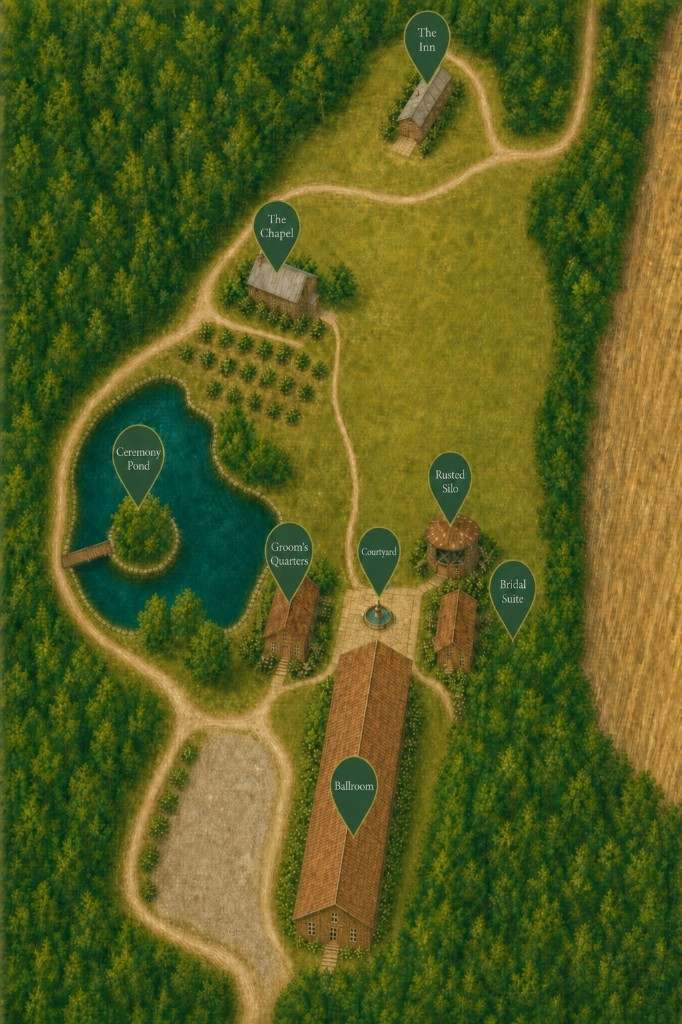
#> input picture public/maps/hidden-acres-grounds-illustrated-v-map-resume-s-base.png, 682 x 1024 px
$ python apply_resume_s_surgical.py   (older library calls are emulated)
#> lines starting #> are read from the running program, lines starting #| are printed output that depends on the picture; after the words box and inside, x2 and y2 are one past the last pixel; in counts of white or black regions, pixels touching at a corner belong together
"""Surgical resume-s edits on locked s-base (682x1024).

ONLY:
1) Widen ballroom N–S stem a little (X-scale stem body only)
2) Capital-T wings at extreme north tip (clone roof tiles)
3) Translate Groom's Quarters slightly north; fill vacated south with lawn

Rest of map stays pixel-identical to s-base.
"""
from __future__ import annotations

from pathlib import Path

import cv2
import numpy as np
from PIL import Image

ROOT = Path(__file__).resolve().parents[1]
MAPS = ROOT / "public" / "maps"
BASE = MAPS / "hidden-acres-grounds-illustrated-v-map-resume-s-base.png"
LIVE = MAPS / "hidden-acres-grounds-illustrated.png"
OUT = MAPS / "hidden-acres-grounds-illustrated-v-map-resume-s.png"
QA = MAPS / "_qa-crops-resume-s"

STEM_CX = 368
# Stem body BELOW the T crossbar
STEM_BOX = (310, 692, 430, 760)  # x0,y0,x1,y1 — widen zone
STEM_SCALE_X = 1.16  # a little wider

# Capital-T crossbar at extreme north tip only (short) — sit on tip, minimal courtyard spill
WING_Y0, WING_Y1 = 642, 672
WING_LEN_W = 24  # small west wing — narrow gap beside groom
WING_LEN_E = 40  # east has more clearance
WING_OVERLAP = 6  # overlap onto stem for seam

# Groom translate
GROOM_BOX = (215, 520, 335, 685)
GROOM_SHIFT = 32
LAWN_SAMPLE = (255, 695, 325, 745)  # grass south of groom — NOT pond

rng = np.random.default_rng(61)


def is_roof(rgb: np.ndarray) -> np.ndarray:
    r, g, b = (rgb[..., i].astype(np.int16) for i in range(3))
    return (r > 95) & (r < 195) & (r > g + 12) & (r > b + 20) & (g < 150) & (b < 125)


def is_pin(rgb: np.ndarray) -> np.ndarray:
    r, g, b = (rgb[..., i].astype(np.int16) for i in range(3))
    return (g > 50) & (g < 145) & (r < 80) & (b < 80) & (g > r + 18) & (g > b + 12)


def soft_rect(h: int, w: int, feather: float = 4.0) -> np.ndarray:
    m = np.ones((h, w), np.float32)
    f = max(1, int(feather))
    for i in range(f):
        t = (i + 1) / (f + 1)
        m[i, :] *= t
        m[h - 1 - i, :] *= t
        m[:, i] *= t
        m[:, w - 1 - i] *= t
    return cv2.GaussianBlur(m, (0, 0), feather * 0.35)


# [9 lines left out: function tile_patch, not called in this run]


def fill_with_lawn(dst: np.ndarray, mask: np.ndarray, lawn: np.ndarray, base: np.ndarray) -> None:
    """Fill mask using nearby base lawn pixels (prefer local neighbors), light feather."""
    H, W = dst.shape[:2]
    ys, xs = np.where(mask > 0.25)
    if len(ys) == 0:
        return
    br, bg, bb = (base[..., i].astype(np.int16) for i in range(3))
    grass = (bg > br + 6) & (bg > bb + 4) & (bg > 55) & (bg < 200)
    # exclude building-ish from donor
    warm = (br > 95) & (br < 200) & (br > bg + 10) & (br > bb + 18)
    donor = grass & ~warm & (mask < 0.15)

    fill = dst.copy().astype(np.float32)
    lh, lw = lawn.shape[:2]
    for y, x in zip(ys, xs):
        found = False
        for rad in (6, 12, 20, 32):
            y0, y1 = max(0, y - rad), min(H, y + rad + 1)
            x0, x1 = max(0, x - rad), min(W, x + rad + 1)
            local = donor[y0:y1, x0:x1]
            if not local.any():
                continue
            ly, lx = np.where(local)
            # prefer south/east donors (lawn below vacated south strip)
            scores = (ly + y0 - y) * 1.5 + np.abs(lx + x0 - x)
            # prefer positive dy (south)
            prefer = np.where(ly + y0 >= y, scores - 8, scores)
            k = int(np.argmin(prefer))
            fill[y, x] = base[ly[k] + y0, lx[k] + x0].astype(np.float32)
            found = True
            break
        if not found:
            ty = int((y * 3 + 17) % max(lh - 1, 1))
            tx = int((x * 5 + 29) % max(lw - 1, 1))
            fill[y, x] = lawn[ty, tx].astype(np.float32)

    a = cv2.GaussianBlur(mask.astype(np.float32), (0, 0), 1.35)
    a = np.clip(a, 0, 1)
    # lightly texture-blend fill
    fill_u8 = np.clip(fill, 0, 255).astype(np.uint8)
    fill_u8 = cv2.GaussianBlur(fill_u8, (0, 0), 0.55)
    dst[:] = np.clip(
        dst.astype(np.float32) * (1 - a[..., None]) + fill_u8.astype(np.float32) * a[..., None],
        0,
        255,
    ).astype(np.uint8)


def groom_alpha(crop: np.ndarray) -> np.ndarray:
    r, g, b = (crop[..., i].astype(np.int16) for i in range(3))
    lum = (r.astype(np.int32) + g + b) / 3.0
    roof = is_roof(crop)
    wall = (r > 115) & (g > 100) & (b > 75) & (lum > 110) & (r < 215) & ~((g > r + 8) & (g > b + 5))
    steps = (lum > 115) & (lum < 205) & (np.abs(r - g) < 30) & (np.abs(g - b) < 35) & (r > 100)
    bush = (g > r + 5) & (g > b + 3) & (g > 55) & (g < 175) & (r < 150)
    pin = is_pin(crop)
    hard = (roof | wall | steps | pin).astype(np.uint8)
    # keep bushes that touch the building
    near = cv2.dilate(hard, np.ones((9, 9), np.uint8), iterations=1)
    plant = (bush & (near > 0)).astype(np.uint8)
    a = np.maximum(hard, plant)
    a = cv2.dilate(a, np.ones((3, 3), np.uint8), iterations=1)
    # tighten: drop far-left pond pixels
    a[:, :8] = 0
    alpha = cv2.GaussianBlur(a.astype(np.float32), (0, 0), 1.0)
    alpha = np.where(hard > 0, np.maximum(alpha, 0.95), alpha)
    return np.clip(alpha, 0, 1)


def move_groom_north(work: np.ndarray, lawn: np.ndarray, base: np.ndarray) -> tuple[np.ndarray, np.ndarray]:
    x0, y0, x1, y1 = GROOM_BOX
    shift = GROOM_SHIFT
    H, W = work.shape[:2]
    wrote = np.zeros((H, W), dtype=bool)
    ny0 = y0 - shift
    if ny0 < 0:
        return work, wrote

    crop = work[y0:y1, x0:x1].copy()
    alpha = groom_alpha(crop)
    hh, ww = crop.shape[:2]

    out = work.copy()

    # Only fill vacated pixels (old footprint not covered by new paste)
    old = np.zeros((H, W), np.float32)
    old[y0:y1, x0:x1] = alpha
    new_cover = np.zeros((H, W), np.float32)
    new_cover[ny0 : ny0 + hh, x0:x1] = alpha
    vacated = np.clip(old - new_cover, 0, 1)
    vacated[:, 336:] = 0
    vacated[:, :205] = 0
    fill_with_lawn(out, vacated, lawn, base)

    # Paste identical building pixels north (hard where alpha high)
    dest = out[ny0 : ny0 + hh, x0:x1].astype(np.float32)
    out[ny0 : ny0 + hh, x0:x1] = np.clip(
        dest * (1 - alpha[..., None]) + crop.astype(np.float32) * alpha[..., None], 0, 255
    ).astype(np.uint8)

    zone = np.zeros((H, W), dtype=bool)
    zone[ny0 - 2 : y1 + 2, x0 - 2 : x1 + 2] = True
    zone[:, 340:] = False
    diff = np.any(np.abs(out.astype(np.int16) - work.astype(np.int16)) > 1, axis=-1) & zone
    wrote |= diff
    result = work.copy()
    result[wrote] = out[wrote]
    return result, wrote


def stem_edges_at(rgb: np.ndarray, y: int) -> tuple[int, int] | None:
    roof = is_roof(rgb)
    xs = np.where(roof[y, 300:450])[0] + 300
    if len(xs) < 10:
        return None
    segs, s, prev = [], int(xs[0]), int(xs[0])
    for x in xs[1:]:
        x = int(x)
        if x - prev <= 3:
            prev = x
        else:
            segs.append((s, prev))
            s = prev = x
    segs.append((s, prev))
    core = [t for t in segs if t[0] <= STEM_CX <= t[1]]
    pick = max(core or segs, key=lambda t: t[1] - t[0])
    if pick[1] - pick[0] < 40:
        return None
    return pick[0], pick[1]


def widen_stem(work: np.ndarray) -> tuple[np.ndarray, np.ndarray]:
    """X-scale the stem body only (below T), soft-composite building pixels."""
    x0, y0, x1, y1 = STEM_BOX
    crop = work[y0:y1, x0:x1].copy()
    h, w = crop.shape[:2]
    bld = is_roof(crop) | (groom_alpha(crop) > 0.5)  # reuse buildingish via alpha-ish
    # better building mask for stem
    r, g, b = (crop[..., i].astype(np.int16) for i in range(3))
    green = (g > r + 12) & (g > b + 8) & (g > 55)
    warm = (r > 90) & (r < 210) & (r > g + 8) & (r > b + 15) & (g < 170)
    lum = (r.astype(np.int32) + g + b) / 3.0
    wall = (lum > 130) & (r > 130) & (g > 120) & (b > 90) & ~((g > r + 5) & (g > b + 5))
    bld = ((is_roof(crop) | warm | wall) & ~green).astype(np.float32)
    bld = cv2.dilate(bld, np.ones((5, 5), np.uint8), iterations=1)
    bld = cv2.GaussianBlur(bld, (0, 0), 1.5)

    # geo: central hall band with soft sides + end fade at north (toward T) and south
    geo = np.zeros((h, w), np.float32)
    # hall core relative
    hx0, hx1 = 18, w - 18
    geo[:, hx0:hx1] = 1.0
    geo = cv2.GaussianBlur(geo, (0, 0), 5.0)
    # fade top 12 rows so T zone stays clean
    for i in range(12):
        geo[i, :] *= (i / 12.0) ** 1.5
    for i in range(10):
        geo[h - 1 - i, :] *= (i / 10.0) ** 1.2
    alpha = np.clip(geo * np.maximum(bld, 0.75), 0, 1)

    new_w = int(round(w * STEM_SCALE_X))
    scaled = cv2.resize(crop, (new_w, h), interpolation=cv2.INTER_LANCZOS4)
    alpha_s = cv2.resize(alpha, (new_w, h), interpolation=cv2.INTER_LINEAR)
    alpha_s = np.clip(alpha_s, 0, 1)

    paste_x0 = int(round(STEM_CX - new_w / 2))
    H, W = work.shape[:2]
    out = work.copy()
    wrote = np.zeros((H, W), dtype=bool)

    # protect groom / bridal — keep west of stem free for wings/widen edge only
    protect = np.zeros((H, W), dtype=bool)
    protect[480:660, 200:300] = True  # groom core only (not wing corridor)
    protect[540:700, 455:560] = True

    for yy in range(h):
        for xx in range(new_w):
            a = float(alpha_s[yy, xx])
            if a < 0.05:
                continue
            dx = paste_x0 + xx
            dy = y0 + yy
            if dx < 0 or dx >= W or dy < 0 or dy >= H:
                continue
            if protect[dy, dx]:
                continue
            out[dy, dx] = np.clip(
                (1 - a) * out[dy, dx].astype(np.float32) + a * scaled[yy, xx].astype(np.float32),
                0,
                255,
            ).astype(np.uint8)
            wrote[dy, dx] = True

    result = work.copy()
    result[wrote] = out[wrote]
    return result, wrote


def add_t_wings(work: np.ndarray) -> tuple[np.ndarray, np.ndarray]:
    """Paint short E/W roof wings at north tip — capital T crossbar."""
    H, W = work.shape[:2]
    out = work.copy()
    wrote = np.zeros((H, W), dtype=bool)

    # Roof tile source from mid-stem (clean shingles) — resize, don't tile-stamp
    src = work[708:748, 345:395].copy()
    if is_roof(src).mean() < 0.3:
        src = work[712:752, 348:398].copy()

    # Stem edges just below tip
    edges = stem_edges_at(out, 700) or stem_edges_at(out, 710)
    if edges is None:
        stem_l, stem_r = 320, 416
    else:
        stem_l, stem_r = edges

    wing_h = WING_Y1 - WING_Y0
    specs = [
        # west wing — small
        (stem_l - WING_LEN_W, WING_Y0, stem_l + WING_OVERLAP, WING_Y1, True),
        # east wing
        (stem_r - WING_OVERLAP, WING_Y0, stem_r + WING_LEN_E, WING_Y1, False),
    ]

    # Do NOT protect the west-wing corridor; groom already moved north
    protect = np.zeros((H, W), dtype=bool)
    protect[480:630, 200:310] = True  # remaining groom body north of tip
    protect[540:700, 460:560] = True  # bridal
    protect[555:615, 385:435] = True  # fountain

    for wx0, wy0, wx1, wy1, mirror in specs:
        wx0, wx1 = max(0, wx0), min(W, wx1)
        wy0, wy1 = max(0, wy0), min(H, wy1)
        ww, hh = wx1 - wx0, wy1 - wy0
        if ww < 6 or hh < 6:
            continue

        # Lanczos-resized roof patch (continuous shingles, not stamped tiles)
        patch = src[:, ::-1].copy() if mirror else src.copy()
        tiled = cv2.resize(patch, (ww, hh), interpolation=cv2.INTER_LANCZOS4).astype(np.float32)
        if mirror:
            tiled[:, :3] *= 0.80
            tiled[:2, :] *= 0.90
        else:
            tiled[:, -3:] *= 0.80
            tiled[:2, :] *= 0.90

        # Firm crossbar alpha — capital T must read clearly
        alpha = soft_rect(hh, ww, feather=2.0)
        alpha = np.clip(alpha * 1.25, 0, 1)
        if mirror:
            fade = np.linspace(0.7, 1.0, ww, dtype=np.float32)
        else:
            fade = np.linspace(1.0, 0.65, ww, dtype=np.float32)
        alpha = alpha * fade[None, :]

        dest = out[wy0:wy1, wx0:wx1]
        dr, dg, db = (dest[..., i].astype(np.int16) for i in range(3))
        # Prefer painting onto lawn/path; reduce on foreign roofs (bridal/groom)
        foreign_roof = is_roof(dest)
        # keep stem-join columns paintable even if already roof
        join = WING_OVERLAP + 3
        if mirror:
            foreign_roof[:, ww - join :] = False
        else:
            foreign_roof[:, :join] = False
        # if it's groom-ish far west, skip
        court = (dr > 155) & (dg > 145) & (db > 115) & (np.abs(dr.astype(int) - dg) < 30)
        alpha = alpha.copy()
        alpha[foreign_roof] *= 0.20
        alpha[court] *= 0.35  # keep wings mostly off courtyard paving
        prot = protect[wy0:wy1, wx0:wx1]
        alpha[prot] = 0.0
        alpha = np.clip(alpha, 0, 1)

        blended = dest.astype(np.float32) * (1 - alpha[..., None]) + tiled * alpha[..., None]
        out[wy0:wy1, wx0:wx1] = np.clip(blended, 0, 255).astype(np.uint8)
        wrote[wy0:wy1, wx0:wx1] |= alpha > 0.15

    # Ensure stem north tip still has roof continuity under crossbar
    for y in range(WING_Y0 + 6, WING_Y1 - 4):
        e = stem_edges_at(work, min(H - 1, y + 50))
        if e is None:
            continue
        for x in range(e[0], e[1] + 1):
            if protect[y, x]:
                continue
            if not is_roof(out[y : y + 1, x : x + 1])[0, 0]:
                out[y, x] = work[min(H - 1, y + 55), np.clip(x, e[0], e[1])]
                wrote[y, x] = True

    result = work.copy()
    result[wrote] = out[wrote]
    return result, wrote


def roof_run(rgb: np.ndarray, y: int) -> tuple[int, int, int] | None:
    e = stem_edges_at(rgb, y)
    if e is None:
        return None
    return e[0], e[1], e[1] - e[0] + 1


def groom_centroid(rgb: np.ndarray) -> tuple[float, float, int]:
    roof = is_roof(rgb)
    # after shift, search expanded band
    ys, xs = np.where(roof[490:690, 220:340])
    if len(ys) == 0:
        return float("nan"), float("nan"), 0
    return float(xs.mean() + 220), float(ys.mean() + 490), int(len(ys))


def wing_frac(rgb: np.ndarray, box: tuple[int, int, int, int]) -> float:
    x0, y0, x1, y1 = box
    return float(is_roof(rgb)[y0:y1, x0:x1].mean())


def main() -> None:
    assert BASE.exists(), BASE
    base = np.array(Image.open(BASE).convert("RGB"))
#> base is the input picture: shape (1024, 682, 3); mean R, G, B 86.3, 93.6, 32.5
    assert base.shape[:2] == (1024, 682), base.shape

    lx0, ly0, lx1, ly1 = LAWN_SAMPLE
    lawn = base[ly0:ly1, lx0:lx1].copy()
    # keep only grassy-ish pixels in sample (replace non-grass with median grass)
    lr, lg, lb = (lawn[..., i].astype(np.int16) for i in range(3))
    grass = (lg > lr + 6) & (lg > lb + 4) & (lg > 55)
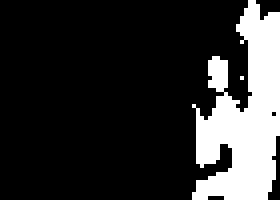
#> grass: shape (50, 70) bool (shown 4 times larger); 19.3% white; 2 white regions (1 under 20 px), largest, box (x1, y1, x2, y2) and area: (48, 0, 70, 50) 676
    if grass.any():
        med = np.median(lawn[grass], axis=0)
#> med = [76, 90, 17]
        lawn = lawn.copy()
        lawn[~grass] = med.astype(np.uint8)

    # 1) Groom north
    work, wrote_g = move_groom_north(base.copy(), lawn, base)
#> in groom_alpha, `a[:, :8] = 0`:
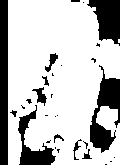
#> a: shape (165, 120); values 0 (black) and 1 (white), 75.6% white; 30 black regions (19 under 20 px), largest, box (x1, y1, x2, y2) and area: (0, 0, 8, 165) 1320, (90, 65, 120, 153) 1235, (87, 0, 120, 46) 970
#> in move_groom_north, `old[y0:y1, x0:x1] = alpha`:
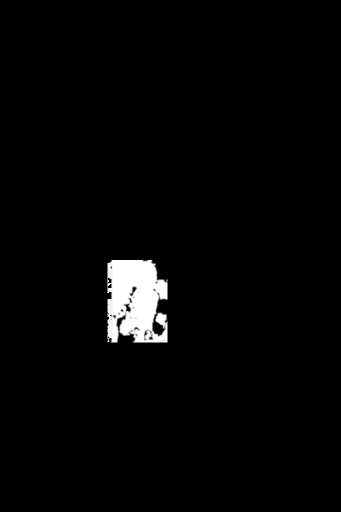
#> old: shape (1024, 682) float32 (shown at 1/2 size); min 0, max 1, mean 0.0228
#> in fill_with_lawn, `ys, xs = np.where(mask > 0.25)`: ys = 5784 values from 525 to 684; xs = 5784 values, max 334 at index 394, min 215 at index 226, mean 277.1
#> in fill_with_lawn, `br, bg, bb = (base[..., i].astype(np.int16) for i in range(3))`:
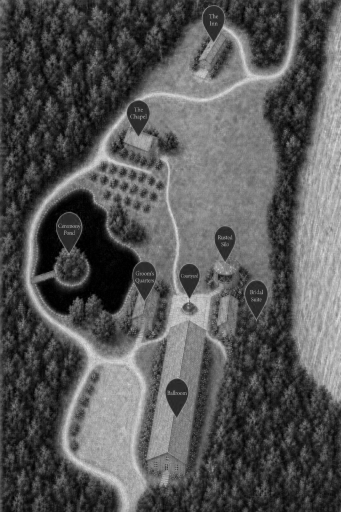
#> br: shape (1024, 682) int16 (shown at 1/2 size); min 0, max 232, mean 86.3
#> in fill_with_lawn, `br, bg, bb = (base[..., i].astype(np.int16) for i in range(3))`:
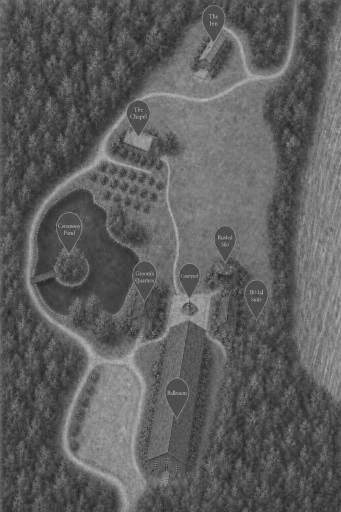
#> bg: shape (1024, 682) int16 (shown at 1/2 size); min 26, max 213, mean 93.6
#> in fill_with_lawn, `br, bg, bb = (base[..., i].astype(np.int16) for i in range(3))`:
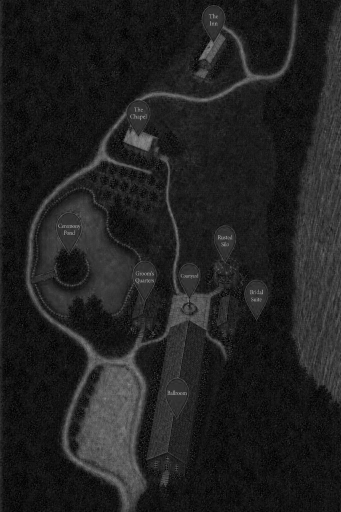
#> bb: shape (1024, 682) int16 (shown at 1/2 size); min 0, max 191, mean 32.5
#> in fill_with_lawn, `grass = (bg > br + 6) & (bg > bb + 4) & (bg > 55) & (bg < 200)`:
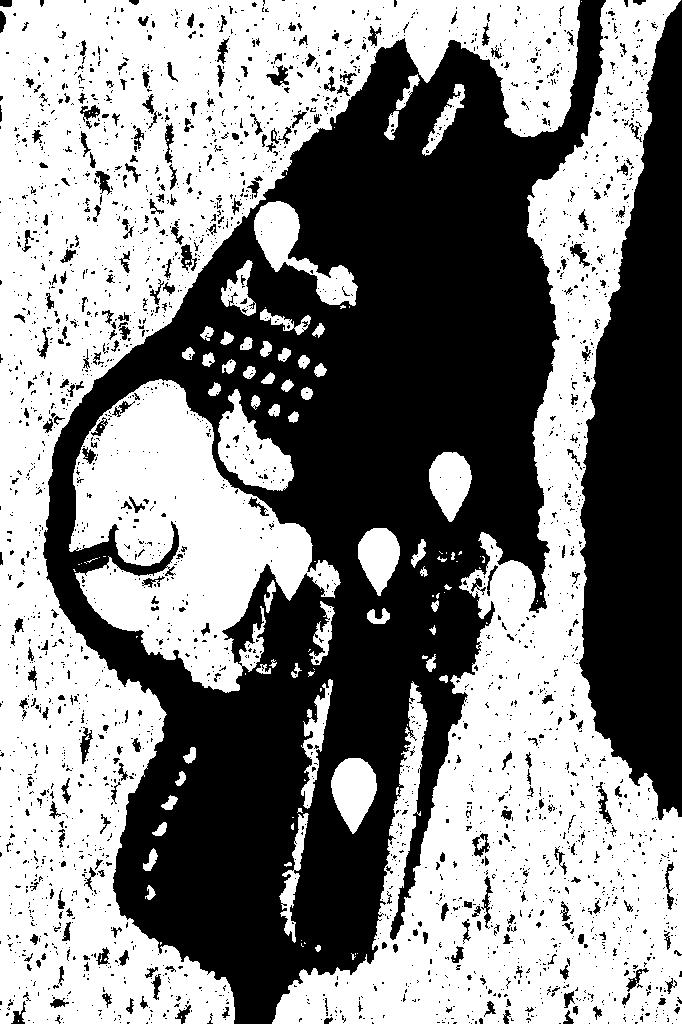
#> grass: shape (1024, 682) bool; 52.9% white; 2873 black regions (2548 under 20 px), largest, box (x1, y1, x2, y2) and area: (43, 0, 606, 1024) 246020, (579, 0, 682, 820) 56105, (266, 65, 289, 86) 229
#> (the rest of the program and of its run is left out)
